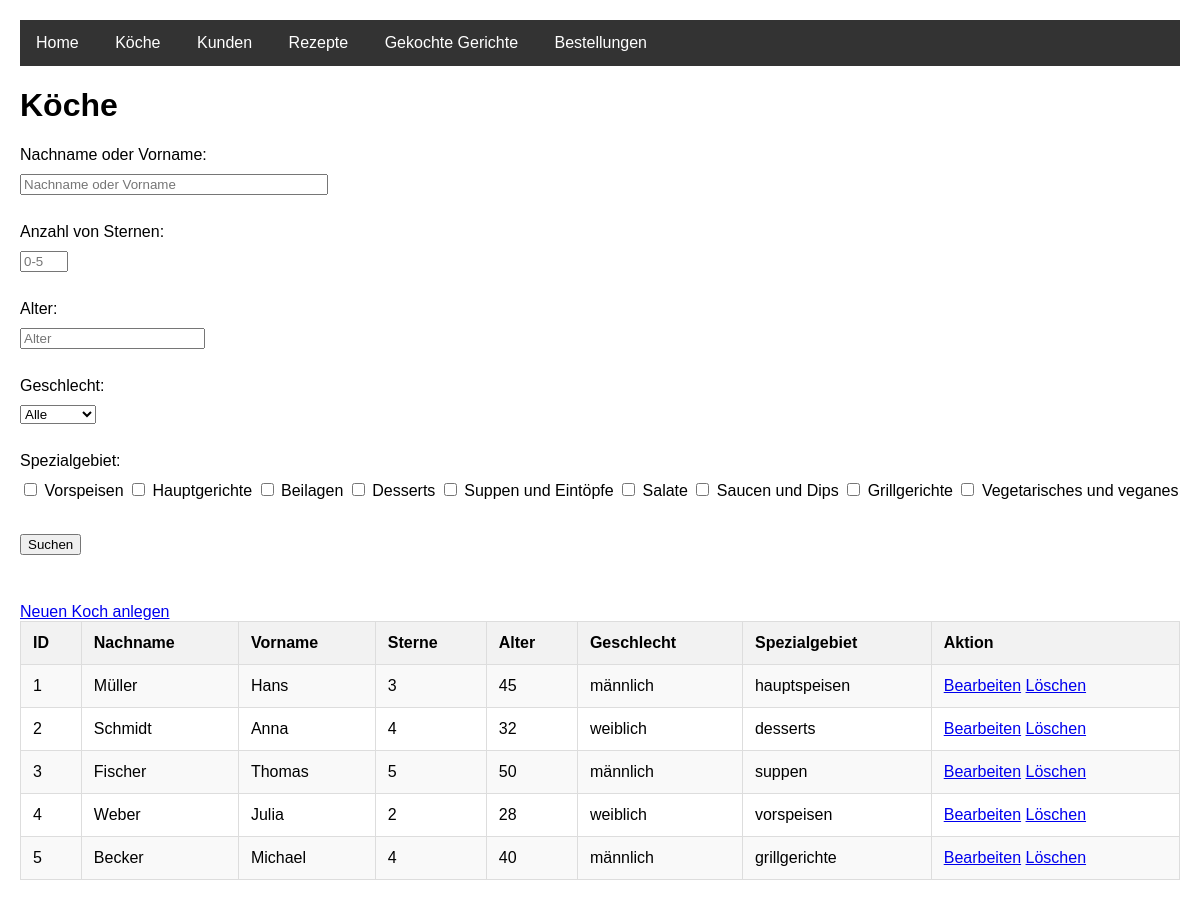
Screenshot of /koeche.php with the database file from the repository.
### tables this page shows
CREATE TABLE Koch (
    kochID INT PRIMARY KEY AUTO_INCREMENT,
    nachname VARCHAR(50) NOT NULL,
    vorname VARCHAR(50) NOT NULL,
    anzahl_von_sternen INT,
    alter_koch INT,
    geschlecht ENUM('männlich', 'weiblich'),
    spezialgebiet ENUM('desserts', 'hauptspeisen', 'suppen', 'vorspeisen', 'grillgerichte')
);

### koeche.php (the view, shortened to what this page needs)
<!DOCTYPE HTML>
<html lang="de">
<head>
    <link rel="stylesheet" type="text/css" href="styles.css" />
</head>
<body>
    <?php require_once("navigation.inc.php"); ?>
    <h1>Köche</h1>
    <form method="GET" action="koeche.php" class="search-form">
        <label for="search_name">Nachname oder Vorname:</label>
        <input type="text" id="search_name" name="search_name" placeholder="Nachname oder Vorname">
        <br>
        <label for="search_anzahl_von_sternen">Anzahl von Sternen:</label>
        <input type="number" id="search_anzahl_von_sternen" name="search_anzahl_von_sternen" min="0" max="5" placeholder="0-5">
        <br>
        <label for="search_alter_koch">Alter:</label>
        <input type="number" id="search_alter_koch" name="search_alter_koch" min="18" placeholder="Alter">
        <br>
        <label for="search_geschlecht">Geschlecht:</label>
        <select id="search_geschlecht" name="search_geschlecht">
            <option value="">Alle</option>
            <br>
        </select>
        <br>
        <label for="search_spezialgebiet">Spezialgebiet:</label>
        <div id="search_spezialgebiet">
        <input type="checkbox" name="search_spezialgebiet[]" value="Vorspeisen"> Vorspeisen
        <input type="checkbox" name="search_spezialgebiet[]" value="Hauptgerichte"> Hauptgerichte
        <input type="checkbox" name="search_spezialgebiet[]" value="Beilagen"> Beilagen
        <input type="checkbox" name="search_spezialgebiet[]" value="Desserts"> Desserts
        <input type="checkbox" name="search_spezialgebiet[]" value="Suppen und Eintöpfe"> Suppen und Eintöpfe
        <input type="checkbox" name="search_spezialgebiet[]" value="Salate"> Salate
        <input type="checkbox" name="search_spezialgebiet[]" value="Saucen und Dips"> Saucen und Dips
        <input type="checkbox" name="search_spezialgebiet[]" value="Grillgerichte"> Grillgerichte
        <input type="checkbox" name="search_spezialgebiet[]" value="Vegetarisches und veganes"> Vegetarisches und veganes
        </div>
        <br>
        <input type="submit" value="Suchen">
    </form>
    <br>
    <a href="koch_anlegen.php" class="button">Neuen Koch anlegen</a>
<?php
require_once("db.inc.php");
$sql = "SELECT * FROM Koch WHERE 1=1";
$result = $mysqli->query($sql);
if ($result->num_rows > 0) {
    echo '<div class="table-container">';
    echo '<table>';
    echo '<tr><th>ID</th><th>Nachname</th><th>Vorname</th><th>Sterne</th><th>Alter</th><th>Geschlecht</th><th>Spezialgebiet</th><th>Aktion</th></tr>';
    while ($row = $result->fetch_assoc()) {
        echo '<tr>';
        echo '<td>' . $row['kochID'] . '</td>';
        echo '<td>' . htmlspecialchars($row['nachname']) . '</td>';
        echo '<td>' . htmlspecialchars($row['vorname']) . '</td>';
        echo '<td>' . $row['anzahl_von_sternen'] . '</td>';
        echo '<td>' . $row['alter_koch'] . '</td>';
        echo '<td>' . $row['geschlecht'] . '</td>';
        echo '<td>' . htmlspecialchars($row['spezialgebiet']) . '</td>';
        echo '<td>
                <a href="koch_bearbeiten.php?id=' . $row['kochID'] . '">Bearbeiten</a>
                <a href="koch_loeschen.php?id=' . $row['kochID'] . '" onclick="return confirm(\'Koch wirklich löschen?\')">Löschen</a>
            </td>';
        echo '</tr>';
    }
    echo '</table>';
    echo '</div>';
} else {
    echo "Keine Köche gefunden.";
}
?>
</body>
</html>

### styles.css (style rules this page uses)
body { font-family: Arial, sans-serif; margin: 20px; }
.search-form { display: flex; flex-direction: column; align-items: flex-start; margin-bottom: 20px; }
.search-form label, .search-form input { margin-bottom: 10px; }
.search-form input[type="text"] { width: 300px; }
.search-form select, .search-form div { margin-bottom: 10px; }
.table-container { width: 100%; overflow-x: auto; }
.table-container table { width: 100%; border-collapse: collapse; margin-bottom: 20px; }
.table-container th, .table-container td { border: 1px solid #ddd; padding: 12px; text-align: left; }
.table-container th { background-color: #f2f2f2; }
.table-container tr:nth-child(even) { background-color: #f9f9f9; }
.table-container { overflow-x: auto; }

### rows the page displays
koch: kochID "1", nachname "Müller", vorname "Hans", anzahl_von_sternen "3", alter_koch "45", geschlecht "männlich", spezialgebiet "hauptspeisen"
koch: kochID "2", nachname "Schmidt", vorname "Anna", anzahl_von_sternen "4", alter_koch "32", geschlecht "weiblich", spezialgebiet "desserts"
koch: kochID "3", nachname "Fischer", vorname "Thomas", anzahl_von_sternen "5", alter_koch "50", geschlecht "männlich", spezialgebiet "suppen"
koch: kochID "4", nachname "Weber", vorname "Julia", anzahl_von_sternen "2", alter_koch "28", geschlecht "weiblich", spezialgebiet "vorspeisen"
koch: kochID "5", nachname "Becker", vorname "Michael", anzahl_von_sternen "4", alter_koch "40", geschlecht "männlich", spezialgebiet "grillgerichte"
